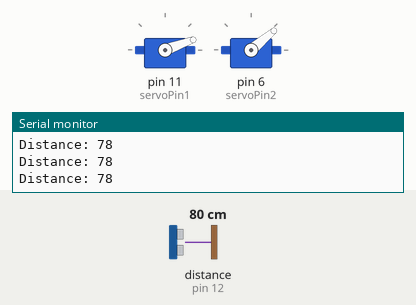
Simulated run of this sketch. Board: Arduino Uno, built with avr-gcc and run on an emulated ATmega328P. Shown: 2 × servo, the last lines printed to the serial monitor. Wiring (inferred from the names in the program): ultrasonic range finder: trigger pin 10; echo pin 12. The test bench sets the inputs (shaded band); at power-on: distance to the obstacle (sensor on pin 12) 80 cm. The echo pulse lasts 58.3 µs per cm.

Above: at 3.2 s.
3.3 s: distance to the obstacle (sensor on pin 12) set to 55 cm
4.8 s: distance to the obstacle (sensor on pin 12) set to 46 cm
At 5.67 s:
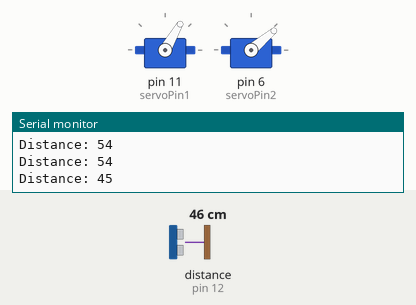
At 8.6 s:
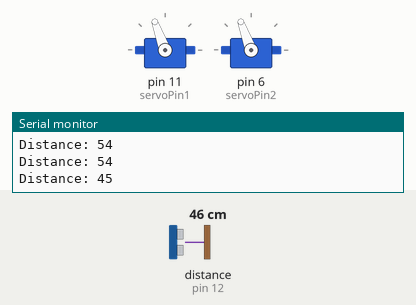
Timing chart, 0 to 19.8 s (numbered marks = the images above; inputs shaded):
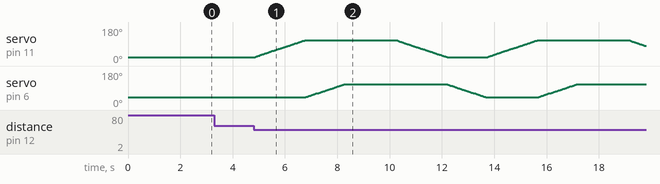

Measured:
- the behaviour switches between 51 and 50 cm on distance to the obstacle (sensor on pin 12) (found by bisection; images 0 and 1)

The sketch:

speedvarservohead_mod2.ino
```cpp
#include <VarSpeedServo.h>
VarSpeedServo myservo1;
VarSpeedServo myservo2;
const int servoPin1 = 11;//define â€˜Servo Signal Pinâ€™
const int servoPin2 = 6;
const int trigPin = 10; //define â€˜Trigger Pinâ€™
const int echoPin = 12; //define â€˜Echo Pinâ€™

// define variables
long duration;
int distance;
int distanciaCalculada;
int pos_myservo1 = 0; // Variable para almacenar la posicion del servo
int pos_myservo2 = 0;
int pulsoMinimo = 580; // Para el servo que yo tengo esta me funciona
int pulsoMaximo = 2500;// Para el servo que yo tengo esta me funciona

int estado = LOW;


void setup() {
  pinMode(trigPin, OUTPUT); // Establece a â€˜trigPinâ€™ como Salida
  pinMode(echoPin, INPUT); // Establece a â€˜echoPinâ€™ como Entrada
  myservo1.attach(servoPin1, pulsoMinimo, pulsoMaximo); // Acopla al servo en el pin 9
  myservo2.attach(servoPin2, pulsoMinimo, pulsoMaximo);
  myservo1.write(20); /*Posicion inicial servo1 y servo2 cabeza arriba girada a la derecha*/
  myservo2.write(40);
  delay (2000);

  Serial.begin(9600); // Comienza la comunicacion serial
}

void loop() {

  distanciaCalculada = medirDistancia();

  if (distanciaCalculada < 50)
  { //Revision: que la distancia sea menos que 50cm
    myservo1.attach (servoPin1, pulsoMinimo, pulsoMaximo);
    myservo2.attach (servoPin2, pulsoMinimo, pulsoMaximo);
    myservo1.write(110, 30, true); /*Posicion 2 cabeza al frente inclinada hacia abajo*/
    myservo2.write(110, 30, true);
    digitalWrite(2,HIGH);
    digitalWrite(3,LOW);
    myservo1.detach();
    myservo2.detach();

    delay(2000);/*tiempo en que se mantiene la cabeza mirando hacia el frente*/


    for (int i = 0; i < 50; i++) { // el 50 son las veces que recorreremos este ciclo
      myservo1.attach (servoPin1, pulsoMinimo, pulsoMaximo);
      myservo1.write(20, 30, true); // Mover el servo hacia la posiciÃ³n 0 sin esperar a que termine de hacerlo
      myservo2.attach (servoPin2, pulsoMinimo, pulsoMaximo);
      myservo2.write(40, 30, true);
      distanciaCalculada = medirDistancia();

      if (distanciaCalculada < 50) { // Si la distancia se detectÃ³ <50
        myservo1.attach (servoPin1, pulsoMinimo, pulsoMaximo);
        myservo2.attach (servoPin2, pulsoMinimo, pulsoMaximo);
        myservo1.write(110, 30, true);
        myservo2.write(110, 30, true);
        digitalWrite(3,LOW);
        digitalWrite(2,HIGH);
         // enciende el LED.
         // retardo en milisegundosSerial.println(i);
        myservo1.detach();
        myservo2.detach();
        delay(2000);/*tiempo en que se mantiene la cabeza mirando hacia el frente*/
        i = 0; // Reiniciar el contador de este ciclo for
      }
      else { // Si no se detectÃ³ el obstÃ¡culo en el sensor continuar
        digitalWrite(2,LOW);
        digitalWrite(3,HIGH);

        //digitalWrite(3,LOW);
        //delay(25);
        Serial.println(i);
        delay(50);
      }
    }

    myservo1.detach();
    myservo2.detach();
    delay(500);
  }
}

///// FunciÃ³n para medir distancia con el sensor ultrasÃ³nico
int medirDistancia() {
  digitalWrite(trigPin, LOW);
  delayMicroseconds(2);

  // Establece a â€˜trigPinâ€™ en estado alto (HIGH) por 10 microsegundos
  digitalWrite(trigPin, HIGH);
  delayMicroseconds(10);
  digitalWrite(trigPin, LOW);

  // Lectura del â€˜echoPinâ€™, retorna el tiempo de viaje de la onda ultrasonica en microsegundos
  duration = pulseIn(echoPin, HIGH);

  // Calculando la distancia
  distance = duration * 0.034 / 2;

  // Imprime la distancia en el monitor serial
  Serial.print("Distance: ");
  Serial.println(distance);
  return distance;
}
```
